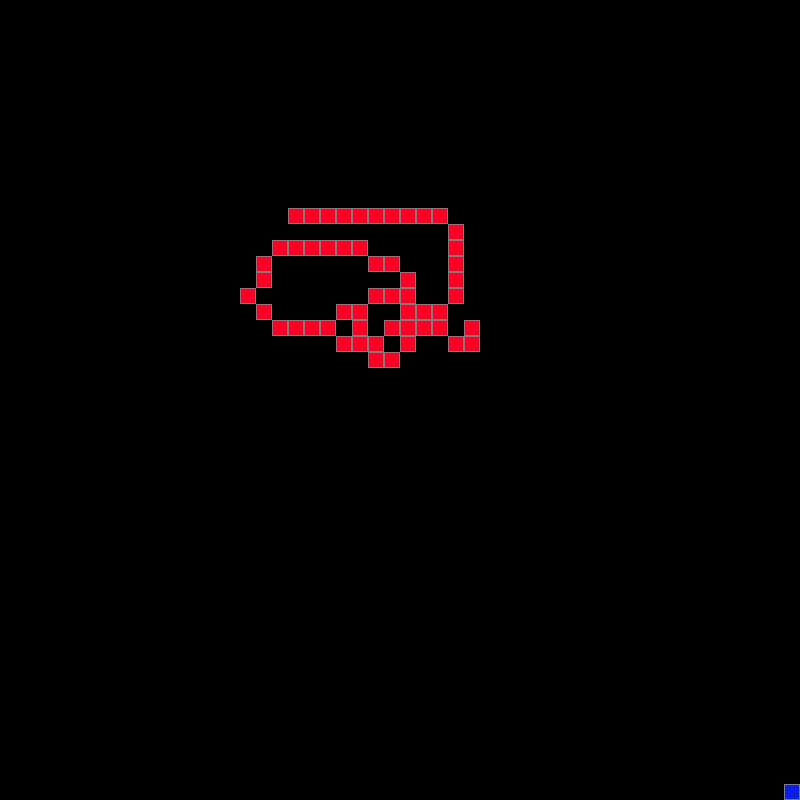

Rendered tile map (Tiled .tmx) drawn with the repository's tilesets; below, a short description and the map source with its tile grids summarised:
An orthogonal 50x50 tile map with 16x16 px tiles, 1 tile layer (Tile Layer 1).

<map version="1.0" orientation="orthogonal" width="50" height="50" tilewidth="16" tileheight="16">
 <tileset firstgid="1" name="Simple" tilewidth="16" tileheight="16">
  <image source="simpleAtlas.png" width="128" height="128" />
 </tileset>
 <layer name="Tile Layer 1" width="50" height="50">
  <data>[2500 cells, 55 non-empty, 2 distinct tile ids]</data>
 </layer>
 <objectgroup name="Object Layer 1" width="50" height="50" />
</map>
